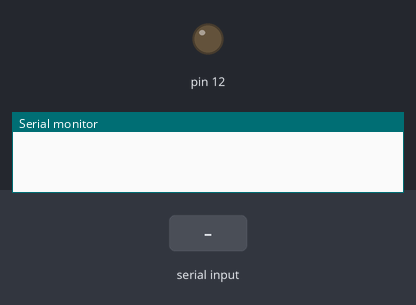
Bench run of a sketch on a simulated Arduino Uno, built with avr-gcc and run on an emulated ATmega328P. Parts: output pins drawn as LEDs (lit = HIGH), the last lines printed to the serial monitor. Inputs (shaded band) come from the test bench.

Above: at 1.2 s.
1.3 s: "1" received over Serial
At 2.5 s:
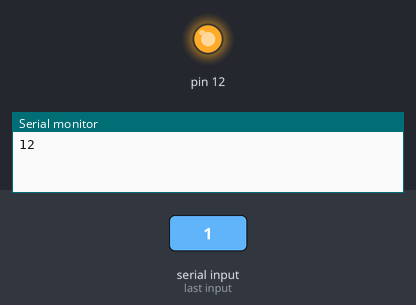
2.8 s: "0" received over Serial
At 3.8 s:
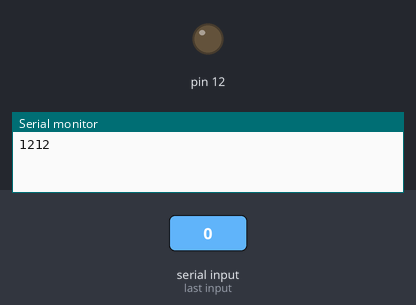
Timing chart, 0 to 5.8 s (numbered marks = the images above; inputs shaded):
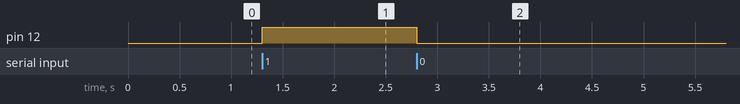

Measured:
- after the input at 1.3 s, pin 12: LOW → HIGH at once
- after the input at 2.8 s, pin 12: HIGH → LOW at once

The sketch:

CC4A_1.ino
```cpp
void setup()
{
  Serial.begin(9600);
  pinMode(12, OUTPUT);
}
void loop()
{
  while(Serial.available())
   {
     char c=Serial.read();
      if(c=='1')
        {
//          Serial.println("Hello I am amarino");
          Serial.write("12");//返回到手机调试程序上
          digitalWrite(12, HIGH);
        }
       if(c=='0')
       {
        Serial.write("12");
        digitalWrite(12, LOW);
       }
   }
}
```
